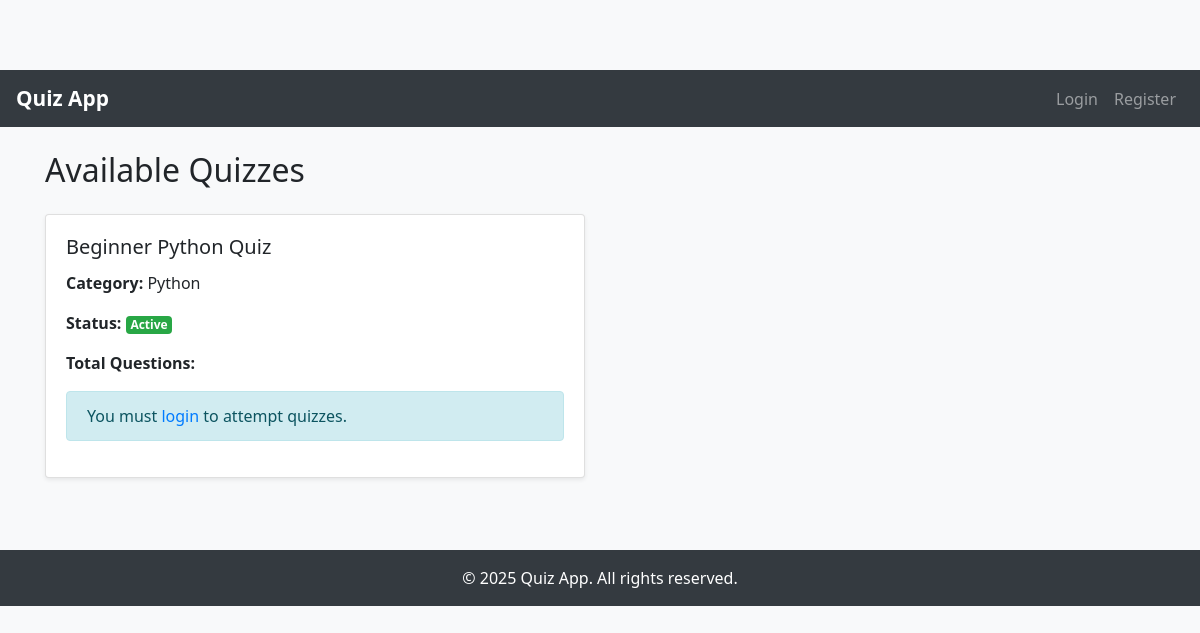
Page /category/1/ on the committed database.
### core/models.py (models this page shows, shortened)
class Quiz(models.Model):
    STATUS_CHOICES = (
        ('active', 'Active'),
        ('hold', 'Hold'),
        ('disabled', 'Disabled'),
    )
    title = models.CharField(max_length=255)
    category = models.ForeignKey(Category, on_delete=models.SET_NULL, null=True, related_name='quizzes')
    status = models.CharField(max_length=20, choices=STATUS_CHOICES, default='active')
    created_at = models.DateTimeField(auto_now_add=True)

class Category(models.Model):
    name = models.CharField(max_length=100, unique=True)

### core/views.py (the view)
# urls.py: path('category/<int:category_id>/', views.category_quizzes, name='category_quizzes'),
def category_quizzes(request, category_id):
    quizzes = Quiz.objects.filter(category_id=category_id)
    return render(request, 'core/quizzes_by_category.html', {'quizzes': quizzes})

### templates/core/quizzes_by_category.html
{% extends 'core/base.html' %}
{% block content %}
<h2 class="mb-4">Available Quizzes</h2>
<div class="row">
    {% for quiz in quizzes %}
        <div class="col-md-6 mb-4">
            <div class="card shadow-sm">
                <div class="card-body">
                    <h5 class="card-title">{{ quiz.title }}</h5>
                    <p><strong>Category:</strong> {{ quiz.category.name }}</p>
                    <p><strong>Status:</strong>
                        {% if quiz.status == 'active' %}
                            <span class="badge badge-success">Active</span>
                        {% elif quiz.status == 'hold' %}
                            <span class="badge badge-warning">On Hold</span>
                        {% else %}
                            <span class="badge badge-secondary">Disabled</span>
                        {% endif %}
                    </p>
                    <p><strong>Total Questions:</strong> {{ total_questions }}</p>
                    {% if user.is_authenticated %}
                        {% if quiz.status == 'active' %}
                   <a href="{% url 'start_quiz' quiz.id %}" class="btn btn-primary mt-3">Start Quiz</a>
                        {% else %}
                            <div class="alert alert-warning mt-3">
                                This quiz is not currently active and cannot be attempted.
                            </div>
                        {% endif %}
                        {% else %}
                            <div class="alert alert-info mt-3">
                                You must <a href="{% url 'login' %}">login</a> to attempt quizzes.
                            </div>
                    {% endif %}
                </div>
            </div>
        </div>
    {% empty %}
        <p>No quizzes found for this category.</p>
    {% endfor %}
</div>
{% endblock %}

### static/css/style.css (style rules this page uses)
body { font-family: 'Segoe UI', sans-serif; padding-top: 70px; background-color: #f8f9fa; }
.card { box-shadow: 0 0 10px rgba(0,0,0,0.05); }

### rows in the picture
Quiz: title "Beginner Python Quiz", category.name "Python", status "Active"
